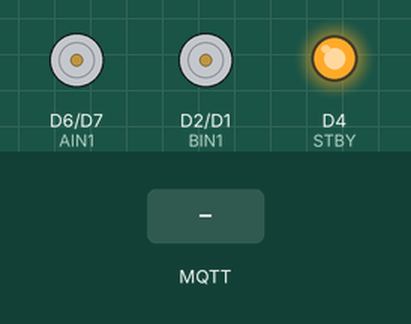
Simulated run of this sketch. Board: ESP8266 (NodeMCU). Parts: motor-driver pin pairs drawn as motors (green arrow = first pin HIGH = forward, orange = second pin HIGH = backward, longer = more drive, scaled by the enable pin, stopped while the standby pin is LOW), output pins drawn as LEDs (lit = HIGH). Inputs (shaded band) come from the test bench. WiFi joins after 1.5 s; servers stay silent unless stated; no MQTT or app messages arrive unless stated; what the sketch prints to the serial monitor is not drawn.

Above: at 2.7 s.
2.8 s: MQTT message "5" arrives on the first subscribed topic
At 4.0 s:
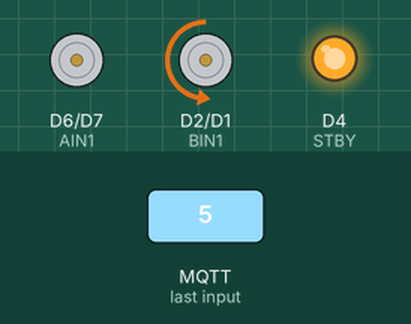
4.3 s: MQTT message "90" arrives on the first subscribed topic
At 5.5 s:
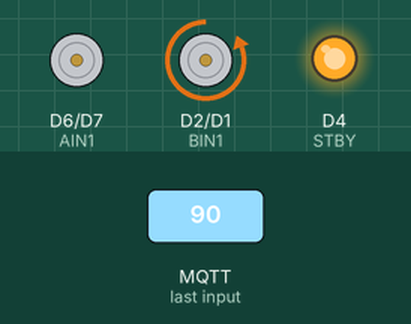
5.8 s: MQTT message "1" arrives on the first subscribed topic
At 6.5 s:
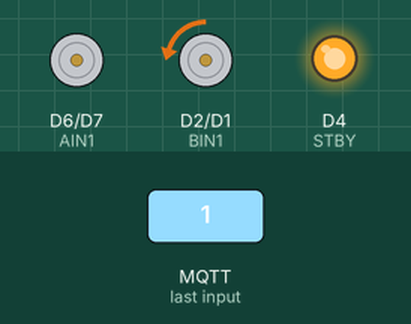
7.3 s: MQTT message "200" arrives on the first subscribed topic
At 8.7 s:
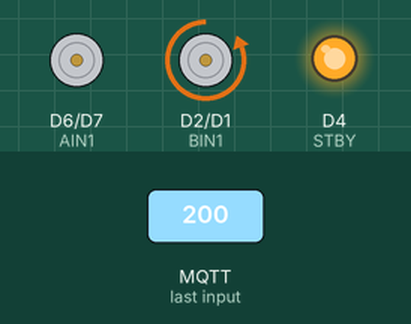
Timing chart, 0 to 9.8 s (numbered marks = the images above; inputs shaded):
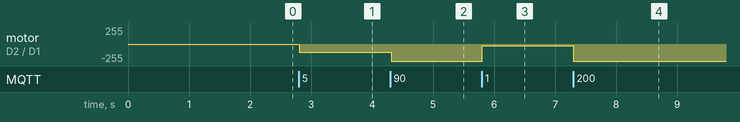

The sketch:

main.ino
```cpp
#include <ESP8266WiFi.h>
#include <PubSubClient.h>

#include "Nodemcu.h"

const PROGMEM char* ssid = "rs500m-d637f8-1";
const PROGMEM char* password = "affc0e85b9910";

const PROGMEM char* MQTT_CLIENT_ID = "tank-1goki";
const PROGMEM char* MQTT_SERVER_IP = "192.168.1.19";
const PROGMEM uint16_t MQTT_SERVER_PORT = 1883;
const PROGMEM char* MQTT_USER = "[Redacted]";
const PROGMEM char* MQTT_PASSWORD = "[Redacted]";

const PROGMEM char* MQTT_MOVE_TOPIC = "tank/1goki/move";

#define BPWM  D0
#define BIN1  D2
#define BIN2  D1
#define STBY  D4
#define APWM  D5
#define AIN1  D6
#define AIN2  D7

#define M_LEFT 1
#define M_RIGHT 2
#define M_FORWARD HIGH
#define M_BACKWARD LOW

WiFiClient espClient;
PubSubClient client(espClient);

int motorLeft = 0;
int motorRight = 0;

void setup() {
  Serial.begin(9600);
  setupWifiAndMQTT();

  pinMode(APWM, OUTPUT);
  pinMode(AIN1, OUTPUT);
  pinMode(AIN2, OUTPUT);
  pinMode(BPWM, OUTPUT);
  pinMode(BIN1, OUTPUT);
  pinMode(BIN2, OUTPUT);
  pinMode(STBY, OUTPUT);

  digitalWrite(STBY, HIGH);
}

/**
 * side = 1 -> left, 2 -> right
 * speed = 1 -> 10, <0 means backward
 */
void move(uint8_t side, int speed=6) {
  uint8_t p0 = (side == M_LEFT ? BPWM : APWM);
  uint8_t p1 = (side == M_LEFT ? BIN1 : AIN1);
  uint8_t p2 = (side == M_LEFT ? BIN2 : AIN2);
  analogWrite(p0, map(abs(speed), 0, 10, 0, 1023));

  int dir = speed > 0 ? M_FORWARD : M_BACKWARD;
  digitalWrite(p1, !dir);
  digitalWrite(p2, dir);
}

void loop() {
  if (!client.connected()) {
    reconnect();
  }
  move(M_LEFT, motorLeft);
  move(M_RIGHT, motorRight);
  delay(10);

  client.loop();
}

void setupWifiAndMQTT() {
  WiFi.begin(ssid, password);

  String msg = "Connecting to " + String(ssid) ;
  Serial.print(msg);
  while (WiFi.status() != WL_CONNECTED) {
    delay(500);
    Serial.print(".");
  }
  Serial.println("");

  client.setServer(MQTT_SERVER_IP, MQTT_SERVER_PORT);
  client.setCallback(callback);
}

void reconnect() {
  // Loop until we're reconnected
  while (!client.connected()) {
    Serial.print("INFO: Attempting MQTT connection...");
    // Attempt to connect
    if (client.connect(MQTT_CLIENT_ID, MQTT_USER, MQTT_PASSWORD)) {
      Serial.println("INFO: connected");

      // // Once connected, publish an announcement...
      // // publish the initial values
      // publishRGBState();
      // publishRGBBrightness();
      // publishRGBColor();

      // ... and resubscribe
      client.subscribe(MQTT_MOVE_TOPIC);
      // client.subscribe(MQTT_LIGHT_BRIGHTNESS_COMMAND_TOPIC);
      // client.subscribe(MQTT_LIGHT_RGB_COMMAND_TOPIC);
    } else {
      Serial.print("ERROR: failed, rc=");
      Serial.print(client.state());
      Serial.println("DEBUG: try again in 5 seconds");
      // Wait 5 seconds before retrying
      delay(5000);
    }
  }
}

// function called when a MQTT message arrived
void callback(char* p_topic, byte* p_payload, unsigned int p_length) {
  // concat the payload into a string
  String payload;
  for (uint8_t i = 0; i < p_length; i++) {
    payload.concat((char)p_payload[i]);
  }
  // Serial.printf("%s payload:", p_topic);
  // Serial.println(payload);

  // handle message topic
  if (String(MQTT_MOVE_TOPIC).equals(p_topic)) {
    uint8_t firstIndex = payload.indexOf(',');
    String left = payload.substring(0, firstIndex);
    String right = payload.substring(firstIndex + 1);
    motorLeft = left.toInt();
    motorRight = right.toInt();

    // Serial.print(motorLeft);
    // Serial.print(",");
    // Serial.print(motorRight);
    // Serial.println("");

    // // test if the payload is equal to "ON" or "OFF"
    // if (payload.equals(String(LIGHT_ON))) {
    //   if (G_rgb_state != true) {
    //     G_rgb_state = true;
    //     publishRGBState();
    //   }
    // } else if (payload.equals(String(LIGHT_OFF))) {
    //   if (G_rgb_state != false) {
    //     G_rgb_state = false;
    //     publishRGBState();
    //   }
    // }
  // } else if (String(MQTT_LIGHT_BRIGHTNESS_COMMAND_TOPIC).equals(p_topic)) {
  //   uint8_t brightness = payload.toInt();
  //   if (brightness < 0 || brightness > 100) {
  //     // do nothing...
  //     return;
  //   } else {
  //     G_rgb.brightness = brightness;
  //     publishRGBBrightness();
  //   }
  // } else if (String(MQTT_LIGHT_RGB_COMMAND_TOPIC).equals(p_topic)) {
  //   // get the position of the first and second commas
  //   uint8_t firstIndex = payload.indexOf(',');
  //   uint8_t lastIndex = payload.lastIndexOf(',');

  //   uint8_t rgb_red = payload.substring(0, firstIndex).toInt();
  //   if (rgb_red < 0 || rgb_red > 255) {
  //     return;
  //   } else {
  //     G_rgb.r = rgb_red;
  //   }

  //   uint8_t rgb_green = payload.substring(firstIndex + 1, lastIndex).toInt();
  //   if (rgb_green < 0 || rgb_green > 255) {
  //     return;
  //   } else {
  //     G_rgb.g = rgb_green;
  //   }

  //   uint8_t rgb_blue = payload.substring(lastIndex + 1).toInt();
  //   if (rgb_blue < 0 || rgb_blue > 255) {
  //     return;
  //   } else {
  //     G_rgb.b = rgb_blue;
  //   }

  //   publishRGBColor();
  }
}
```

Nodemcu.h
```cpp
#define D0  16
#define D1  5
#define D2  4
#define D3  0
#define D4  2
#define D5  14
#define D6  12
#define D7  13
#define D8  15
#define D9  3
#define D10 1
```

Measured:
- after the input at 2.8 s, motor on D2 (BIN1) / D1 (BIN2): stopped → backward 127/255 at once
- after the input at 4.3 s, motor on D2 (BIN1) / D1 (BIN2): backward 127/255 → backward 255/255 at once
- after the input at 5.8 s, motor on D2 (BIN1) / D1 (BIN2): backward 255/255 → backward 25/255 at once
- after the input at 7.3 s, motor on D2 (BIN1) / D1 (BIN2): backward 25/255 → backward 255/255 at once
